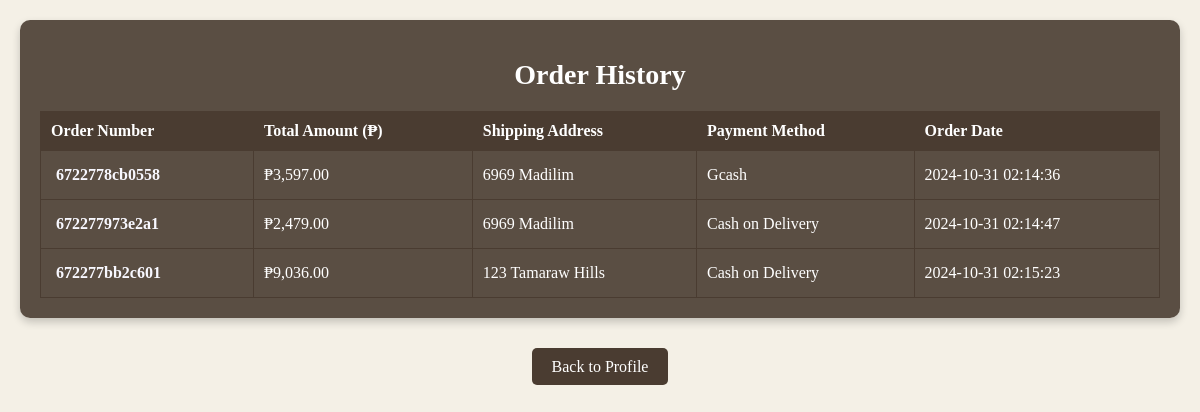
/WBDV_GRP7/history.php (signed in), run on the app's committed database.
### tables this page shows
CREATE TABLE `orders` (
  `order_id` int(11) NOT NULL auto_increment,
  `user_id` int(11) NOT NULL,
  `order_number` varchar(20) NOT NULL,
  `total_price` decimal(10,2) NOT NULL,
  `payment_method` varchar(20) NOT NULL,
  `order_date` timestamp NOT NULL default CURRENT_TIMESTAMP,
  `address` varchar(255) default NULL,
  PRIMARY KEY  (`order_id`),
  UNIQUE KEY `order_number` (`order_number`),
  KEY `user_id` (`user_id`)
);

### WBDV_GRP7/history.php (the view, shortened to what this page needs)
<?php
include 'db_connection.php';
$user_id = $_SESSION['user_id'];
$sql_orders = "SELECT order_number, total_price, address, payment_method, order_date FROM orders WHERE user_id = ?";
$stmt_orders = $conn->prepare($sql_orders);
$stmt_orders->bind_param("i", $user_id);
$stmt_orders->execute();
$stmt_orders->store_result();
$stmt_orders->bind_result($order_number, $total_price, $address, $payment_method, $order_date);
?>
<!DOCTYPE html>
<html lang="en">
<head>
    <link rel="stylesheet" href="history_styles.css">
</head>
<body>
    <div class="history-container">
        <h1>Order History</h1>
        <?php if ($stmt_orders->num_rows > 0): ?>
            <table>
                <thead>
                    <tr>
                        <th>Order Number</th>
                        <th>Total Amount (₱)</th>
                        <th>Shipping Address</th>
                        <th>Payment Method</th>
                        <th>Order Date</th>
                    </tr>
                </thead>
                <tbody>
                    <?php while ($stmt_orders->fetch()): ?>
                        <tr>
                            <td><a href="javascript:void(0);" onclick="showOrderDetails('<?php echo $order_number; ?>')"><?php echo htmlspecialchars($order_number); ?></a></td>
                            <td>₱<?php echo htmlspecialchars(number_format($total_price, 2)); ?></td>
                            <td><?php echo htmlspecialchars($address); ?></td>
                            <td><?php echo htmlspecialchars($payment_method); ?></td>
                            <td><?php echo htmlspecialchars($order_date); ?></td>
                        </tr>
                    <?php endwhile; ?>
                </tbody>
            </table>
        <?php else: ?>
            <p>No orders found.</p>
        <?php endif; ?>
    </div>
    <div class="buttons">
        <a href="profile.php" class="button">Back to Profile</a>
    </div>
</body>
</html>

### WBDV_GRP7/history_styles.css (style rules this page uses)
body { font-family: 'Georgia', serif; background-color: #f4f0e6; background-image: url('https://64.media.tumblr.com/c25d3b2f64c96184584b831fba6bb0e2/tumblr_oyfsbzUOey1r9co7bo1_1280.gifv'); background-size: cover; background-position: center; background-repeat: no-repeat; margin: 0; display: flex; flex-direction: column; min-height: 100vh; overflow-x: hidden; }
.history-container { background-color: rgba(74, 60, 49, 0.9); color: white; margin: 20px; padding: 20px; border-radius: 10px; box-shadow: 0 4px 8px rgba(0, 0, 0, 0.2); backdrop-filter: blur(10px); }
.history-container h1 { font-size: 28px; font-weight: bold; text-align: center; }
.history-container table { width: 100%; border-collapse: collapse; margin-top: 20px; }
.history-container th, .history-container td { border: 1px solid #4a3c31; padding: 10px; text-align: left; }
.history-container th { background-color: #4a3c31; color: white; }
.history-container td a { color: #f8f8ff; text-decoration: none; }
.history-container td a { color: #f8f8ff; text-decoration: none; font-weight: bold; display: inline-block; padding: 5px; border-radius: 5px; transition: background-color 0.3s ease; }
.buttons { margin-top: 20px; text-align: center; }
.buttons .button { background-color: #4a3c31; color: white; padding: 10px 20px; border: none; border-radius: 5px; cursor: pointer; text-decoration: none; font-size: 16px; transition: background-color 0.3s ease, transform 0.3s ease; }

### data on the page
orders: order_number "6722778cb0558", total_price "3,597.00", address "6969 Madilim", payment_method "Gcash", order_date "2024-10-31 02:14:36"
orders: order_number "672277973e2a1", total_price "2,479.00", address "6969 Madilim", payment_method "Cash on Delivery", order_date "2024-10-31 02:14:47"
orders: order_number "672277bb2c601", total_price "9,036.00", address "123 Tamaraw Hills", payment_method "Cash on Delivery", order_date "2024-10-31 02:15:23"
